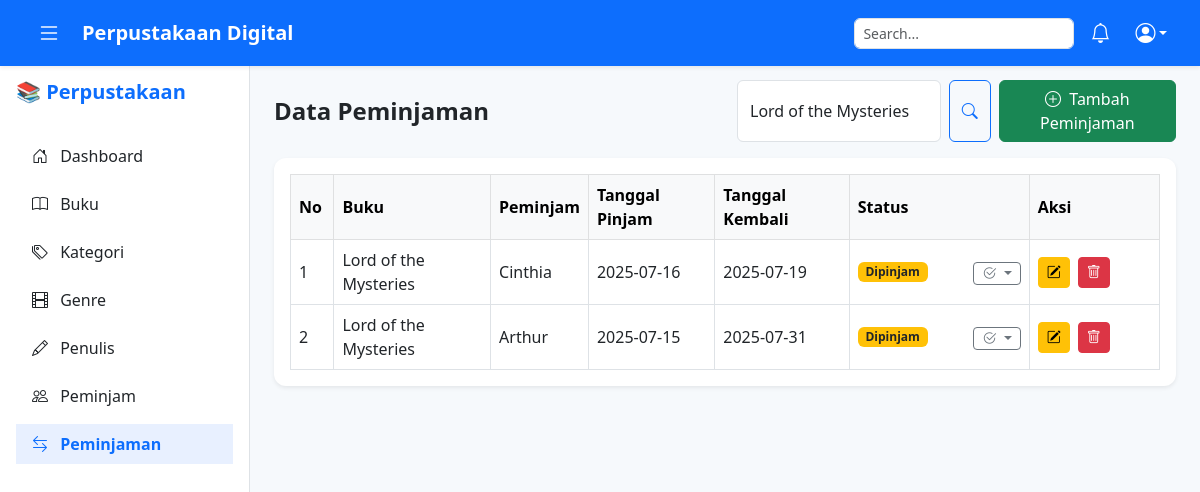
The page /pages/peminjaman.php?cari=Lord of the Mysteries (signed in) on the database its author committed.
### tables this page shows
CREATE TABLE `tb_peminjaman` (
  `id_peminjaman` int(11) NOT NULL,
  `id_buku` int(11) DEFAULT NULL,
  `id_peminjam` int(11) DEFAULT NULL,
  `tanggal_pinjam` date DEFAULT NULL,
  `tanggal_kembali` date DEFAULT NULL,
  `status` enum('Dipinjam','Dikembalikan','Terlambat') DEFAULT 'Dipinjam'
);

CREATE TABLE `tb_buku` (
  `id_buku` int(11) NOT NULL,
  `judul_buku` varchar(200) NOT NULL,
  `tahun_terbit` year(4) DEFAULT NULL,
  `id_kategori` int(11) DEFAULT NULL,
  `id_penulis` int(11) DEFAULT NULL
);

CREATE TABLE `tb_peminjam` (
  `id_peminjam` int(11) NOT NULL,
  `nama_peminjam` varchar(100) NOT NULL,
  `no_hp` varchar(20) DEFAULT NULL,
  `alamat` text DEFAULT NULL
);

### pages/peminjaman.php (the view, shortened to what this page needs)
<?php
include '../config/koneksi.php';
include '../componen/header.php';
include '../componen/sidebar.php';
$cari = $_GET['cari'] ?? '';
$data = mysqli_query($conn, "
    SELECT pj.*, b.judul_buku, pm.nama_peminjam
    FROM tb_peminjaman pj
    LEFT JOIN tb_buku b ON pj.id_buku = b.id_buku
    LEFT JOIN tb_peminjam pm ON pj.id_peminjam = pm.id_peminjam
    WHERE b.judul_buku LIKE '%$cari%' OR pm.nama_peminjam LIKE '%$cari%'
    ORDER BY pj.id_peminjaman DESC
");
?>
<main class="main-content" style="margin-left: 250px; padding-top: 80px; background-color: #f6f9fc;">
    <div class="container-fluid px-4">
        <div class="row align-items-center mb-3">
            <div class="col-md-6">
                <h4 class="fw-bold mb-0">Data Peminjaman</h4>
            </div>
            <div class="col-md-6 d-flex justify-content-end gap-2">
                <form method="GET" class="d-flex" role="search">
                    <input type="text" name="cari" class="form-control me-2" placeholder="Cari buku/peminjam..." value="<?= htmlspecialchars($cari); ?>">
                    <button class="btn btn-outline-primary" type="submit">
                        <i class="bi bi-search"></i>
                    </button>
                </form>
                <a href="tambah_peminjaman.php" class="btn btn-success">
                    <i class="bi bi-plus-circle me-1"></i> Tambah Peminjaman
                </a>
            </div>
        </div>
        <div class="card border-0 shadow-sm">
            <div class="card-body table-responsive">
                <table class="table table-bordered table-hover align-middle mb-0">
                    <thead class="table-light">
                        <tr>
                            <th style="width: 5%;">No</th>
                            <th>Buku</th>
                            <th>Peminjam</th>
                            <th>Tanggal Pinjam</th>
                            <th>Tanggal Kembali</th>
                            <th style="width: 180px;">Status</th>
                            <th style="width: 15%;">Aksi</th>
                        </tr>
                    </thead>
                    <tbody>
                        <?php $no = 1;
                        while ($d = mysqli_fetch_array($data)) { ?>
                            <tr>
                                <td><?= $no++; ?></td>
                                <td><?= htmlspecialchars($d['judul_buku']); ?></td>
                                <td><?= htmlspecialchars($d['nama_peminjam']); ?></td>
                                <td><?= $d['tanggal_pinjam']; ?></td>
                                <td><?= $d['tanggal_kembali']; ?></td>
                                <td class="position-relative">
                                    <div class="d-flex justify-content-between align-items-center">
                                        <span class="badge
                                            <?= $d['status'] == 'Dikembalikan' ? 'bg-success' : ($d['status'] == 'Terlambat' ? 'bg-danger' : 'bg-warning text-dark') ?>">
                                            <?= $d['status']; ?>
                                        </span>
                                        <div class="dropdown">
                                            <button class="btn btn-sm btn-outline-secondary dropdown-toggle py-0 px-2" type="button" data-bs-toggle="dropdown" aria-expanded="false">
                                                <i class="bi bi-check2-circle"></i>
                                            </button>
                                        </div>
                                    </div>
                                </td>
                                <td>
                                    <a href="edit_peminjaman.php?id=<?= $d['id_peminjaman']; ?>" class="btn btn-sm btn-warning me-1">
                                        <i class="bi bi-pencil-square"></i>
                                    </a>
                                    <a href="../proses/peminjaman_proses.php?hapus&id=<?= $d['id_peminjaman']; ?>" class="btn btn-sm btn-danger" onclick="return confirm('Hapus?')">
                                        <i class="bi bi-trash"></i>
                                    </a>
                                </td>
                            </tr>
                        <?php } ?>
                    </tbody>
                </table>
            </div>
        </div>
    </div>
</main>
<?php include '../componen/footer.php'; ?>

### assets/css/style.css (style rules this page uses)
body { background-color: #f6f9fc; font-family: "Segoe UI", sans-serif; overflow-x: hidden; }
.card { border-radius: 12px; }
.table th, .table td { vertical-align: middle; }

### rows shown on the page
tb_peminjaman: id_buku.judul_buku "Lord of the Mysteries", id_peminjam.nama_peminjam "Cinthia", tanggal_pinjam "2025-07-16", tanggal_kembali "2025-07-19", status "Dipinjam"
tb_peminjaman: id_buku.judul_buku "Lord of the Mysteries", id_peminjam.nama_peminjam "Arthur", tanggal_pinjam "2025-07-15", tanggal_kembali "2025-07-31", status "Dipinjam"
